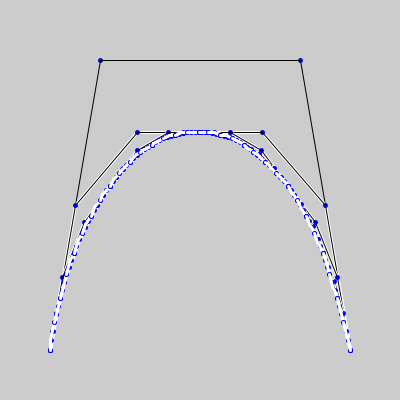
Frame 1 (no input)
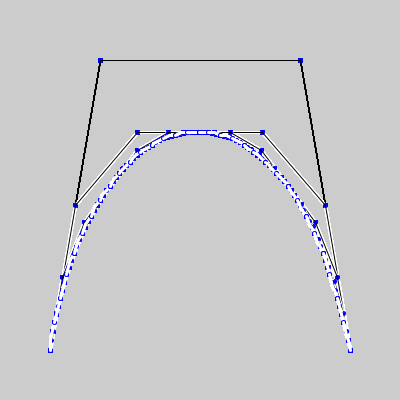
Frame 60 (the mouse pressed at the canvas centre just before this capture)
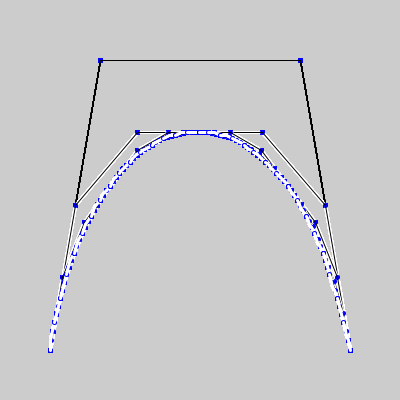
Frame 120 (the mouse held since frame 60 and released just before this capture)

The Processing sketch that drew these frames (run headless with seeded random() and noise(); from frame 60 on, the mouse is pressed at the canvas centre):

// Processing sketch: sketch_141014d
// ── sketch_141014d.pde



int x1 = 50;
int y1 = 350;
int x2 = 100;
int y2 = 60;
int x3 = 300;
int y3 = 60;
int x4 = 350;
int y4 = 350;



void setup() 
{ 

  size(400,400); 
  noFill(); 
  

} 



void draw() 
{ 
  stroke(255.0, 0.0, 0.0); 
  strokeWeight(5.0);

 
 recursive_bezier( x1,  y1, x2,  y2, x3,  y3, x4, y4,0);

 
}



void recursive_bezier( int x1, int y1, 
                      int x2, int y2, 
                      int x3, int y3, 
                      int x4, int y4,
                      int level)
{
    
    int x12   = (x1 + x2) / 2;
    int y12   = (y1 + y2) / 2;
    int x23   = (x2 + x3) / 2;
    int y23   = (y2 + y3) / 2;
    int x34   = (x3 + x4) / 2;
    int y34   = (y3 + y4) / 2;
    int x123  = (x12 + x23) / 2;
    int y123  = (y12 + y23) / 2;
    int x234  = (x23 + x34) / 2;
    int y234  = (y23 + y34) / 2;
    int x1234 = (x123 + x234) / 2;
    int y1234 = (y123 + y234) / 2; 
    
    
     stroke(0.0, 0.0, 255.0); 
    strokeWeight(5.0);
     point(x1,y1);
     point(x2,y2);
     point(x3,y3);
     point(x4,y4);
     
    stroke(0.0, 0.0, 0.0); 
    strokeWeight(1.0);
     line(x1,y1,x2,y2);
     line(x2,y2,x3,y3);
     line(x3,y3,x4,y4);
     
     float a= random(255);
     float b = random(255);
     float c = random(255);
     
     a= 255.0;
     b= 255.0;
     c= 255.0;
    stroke(a,b,c); 
    strokeWeight(3.0);
    
    line(x1,y1,x12,y12);
    line(x12,y12,x123,y123);
    line(x123,y123,x1234,y1234);
    line(x1234,y1234,x234,y234);
    line(x234,y234,x34,y34);
    line(x34,y34,x4,y4);
   
    if(level>4)
    {
        return;
    }
    else
    {
        recursive_bezier(x1, y1, x12, y12, x123, y123, x1234, y1234,level+1);
        recursive_bezier(x1234, y1234, x234, y234, x34, y34, x4, y4,level+1); 
    }
}
